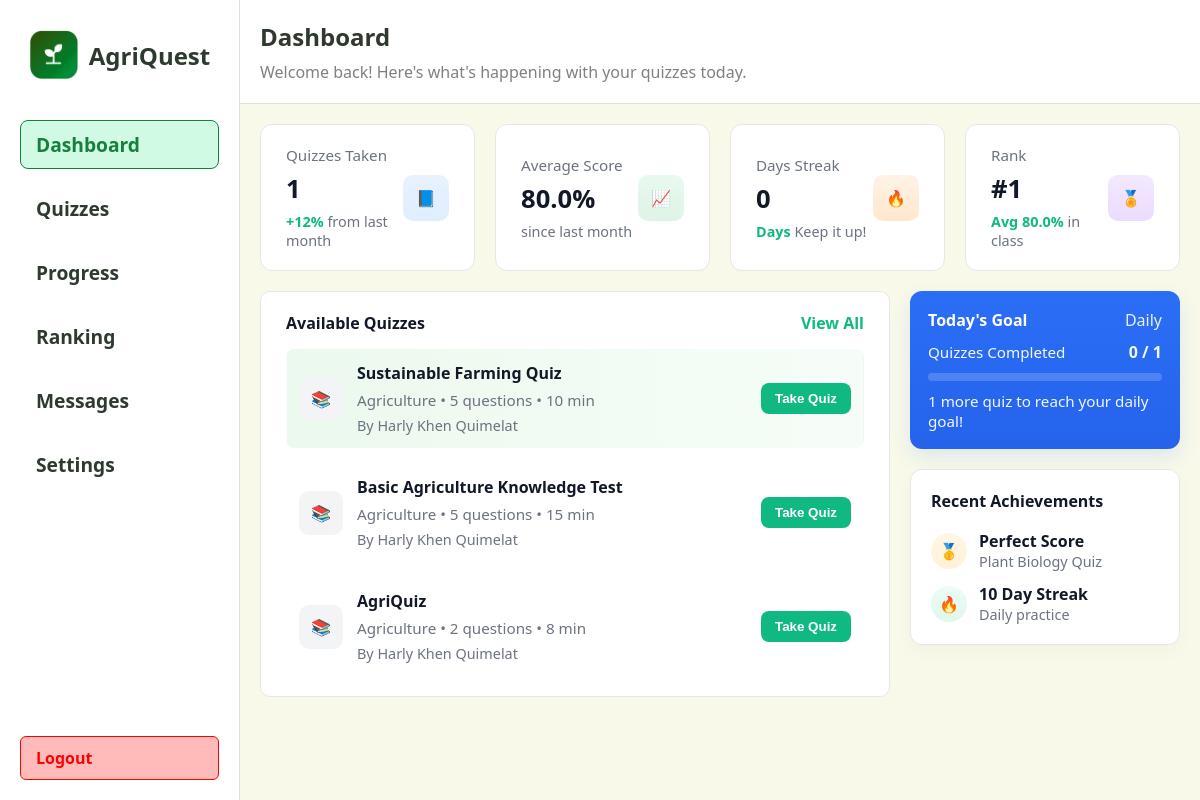
/student/dashboard (signed in), run on an earlier commit of the app's database.
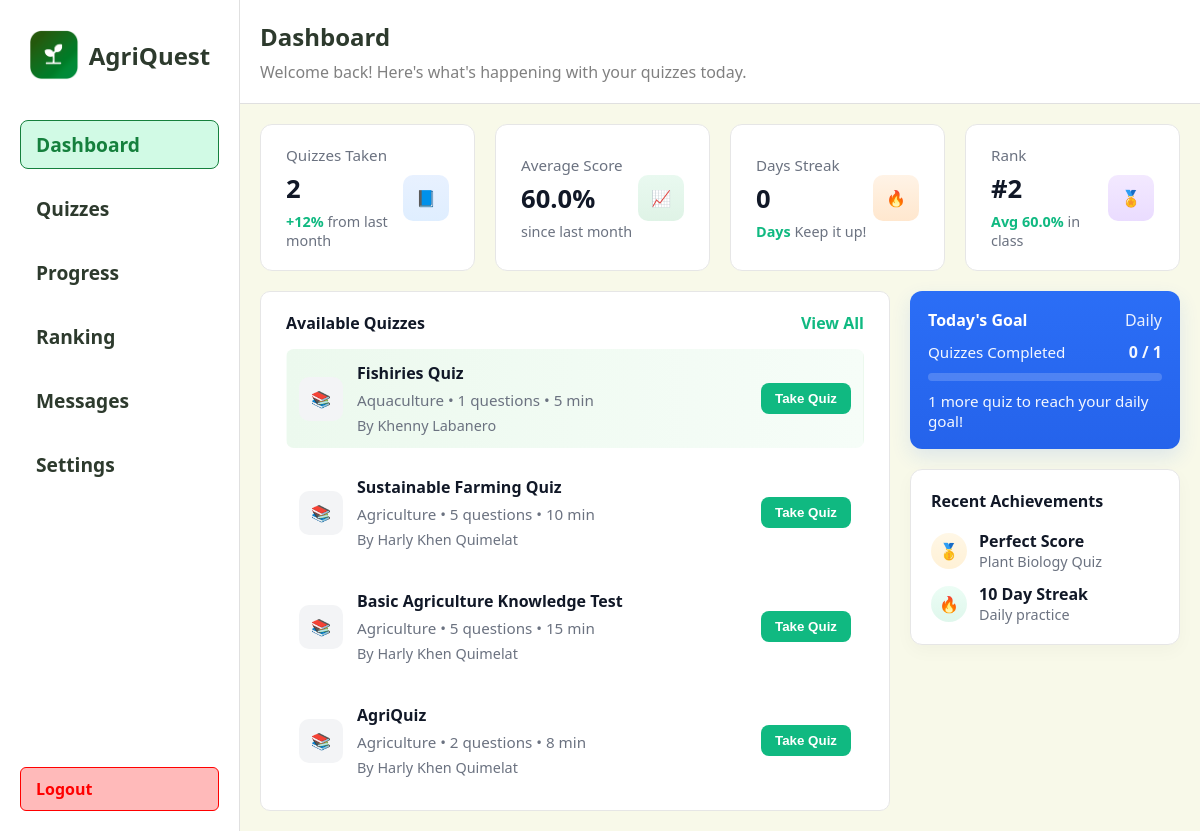
And on a later commit of the database.
### app/models.py (models this page shows, shortened)
class Quiz(db.Model):
	id = db.Column(db.Integer, primary_key=True)
	title = db.Column(db.String(200), nullable=False)
	description = db.Column(db.Text)
	time_limit = db.Column(db.Integer, default=0)  # minutes
	difficulty = db.Column(db.String(50))
	teacher_id = db.Column(db.Integer, db.ForeignKey('teacher.id'), nullable=True)
	subject_id = db.Column(db.Integer, db.ForeignKey('subject.id'), nullable=True)
	questions = db.relationship('Question', backref='quiz', cascade='all, delete-orphan', lazy=True)
	created_at = db.Column(db.DateTime, nullable=False, default=db.func.now())

class Subject(db.Model):
	id = db.Column(db.Integer, primary_key=True)
	name = db.Column(db.String(120), unique=True, nullable=False)
	code = db.Column(db.String(20), unique=True)
	description = db.Column(db.Text)
	category = db.Column(db.String(50))
	grade_level = db.Column(db.String(20))
	quizzes = db.relationship('Quiz', backref='subject', lazy=True)

class Teacher(db.Model):
	id = db.Column(db.Integer, primary_key=True)
	name = db.Column(db.String(100), nullable=False)
	email = db.Column(db.String(120), unique=True, nullable=False)
	password_hash = db.Column(db.String(128), nullable=False)
	quizzes = db.relationship('Quiz', backref='teacher', lazy=True)

### app/routes.py (the view)
@main.route("/student/dashboard")
def student_dashboard():
    from .models import Quiz, Teacher
    quizzes = Quiz.query.order_by(Quiz.created_at.desc()).limit(10).all()
    student_id = session.get('student_id')
    student = None
    daily_goal = 1
    completed_today = 0
    if student_id:
        student = Student.query.filter_by(id=student_id).first()
        if student:
            try:
                daily_goal = int(student.daily_goal or 1)
            except Exception:
                daily_goal = 1
        try:
            from datetime import datetime, timedelta
            now = datetime.utcnow()
            since = now - timedelta(days=1)
            completed_today = QuizAttempt.query.filter(QuizAttempt.student_id == student_id, QuizAttempt.completed_at != None, QuizAttempt.completed_at >= since).count()
        except Exception:
            completed_today = 0
    quizzes_taken = 0
    if student_id:
        try:
            quizzes_taken = QuizAttempt.query.filter(QuizAttempt.student_id == student_id, QuizAttempt.completed_at != None).count()
        except Exception:
            quizzes_taken = 0
    avg_score = None
    if student_id:
        try:
            avg_val = db.session.query(func.avg(QuizAttempt.percent)).filter(QuizAttempt.student_id == student_id, QuizAttempt.completed_at != None, QuizAttempt.percent != None).scalar()
            if avg_val is not None:
                try:
                    avg_score = round(float(avg_val), 1)
                except Exception:
                    avg_score = None
        except Exception:
            avg_score = None
        days_streak = 0
        if student_id:
            try:
                attempts = (
                    QuizAttempt.query.filter(QuizAttempt.student_id == student_id, QuizAttempt.completed_at != None)
                    .with_entities(QuizAttempt.completed_at)
                    .order_by(QuizAttempt.completed_at.desc())
                    .all()
                )
                completed_dates = set()
                for (dt,) in attempts:
                    if dt is None:
                        continue
                    try:
                        d = dt.date()
                    except Exception:
                        continue
                    completed_dates.add(d)
                today = datetime.utcnow().date()
                cur = today
                streak = 0
                while cur in completed_dates:
                    streak += 1
                    cur = cur - timedelta(days=1)
                days_streak = streak
            except Exception:
                days_streak = 0
        current_student_rank = None
        current_student_avg = None
        try:
            averages = (
                db.session.query(
                    Student.id.label('student_id'),
                    func.avg(QuizAttempt.percent).label('avg_percent')
                )
                .join(QuizAttempt, QuizAttempt.student_id == Student.id)
                .filter(QuizAttempt.completed_at != None, QuizAttempt.percent != None)
                .group_by(Student.id)
                .order_by(func.avg(QuizAttempt.percent).desc())
                .all()
            )
            last_score = None
            dense_rank = 0
            for row in averages:
                avg = float(row.avg_percent) if row.avg_percent is not None else 0.0
                if last_score is None or avg != last_score:
                    dense_rank += 1
                last_score = avg
                if row.student_id == student_id:
                    current_student_rank = dense_rank
                    current_student_avg = round(avg, 1)
                    break
        except Exception:
            current_student_rank = None
            current_student_avg = None
        return render_template("student/dashboard.html", quizzes=quizzes, daily_goal=daily_goal, daily_completed=completed_today, quizzes_taken=quizzes_taken, avg_score=avg_score, days_streak=days_streak, current_student_rank=current_student_rank, current_student_avg=current_student_avg)

### app/templates/student/dashboard.html (shortened to what the changed rows need)
<!DOCTYPE html>
<html lang="en">
  <head>
    <link rel="stylesheet" href="{{ url_for('static', filename='css/animations.css') }}" />
  </head>
  <body>
    <div class="right">
      <div class="stats">
    <div class="total-quizzes">
          <div class="stat-left">
            <div class="stat-title">Quizzes Taken</div>
      <div class="stat-value">{{ quizzes_taken if quizzes_taken is not none else 0 }}</div>
            <div class="stat-delta">
              +12%
              <span style="color: #6b7280; font-weight: 500"
                >from last month</span
              >
            </div>
          </div>
        </div>
        <div class="active-subjects">
          <div class="stat-left">
            <div class="stat-title">Average Score</div>
            <div class="stat-value">{% if avg_score is not none %}{{ avg_score }}%{% else %}N/A{% endif %}</div>
            <div class="stat-delta" style="color: #10b981">
              {% if avg_score is not none %}
                {% set improvement = '' %}
                <span style="color: #6b7280; font-weight: 500">since last month</span>
              {% else %}
                <span style="color: #6b7280; font-weight: 500">No scores yet</span>
              {% endif %}
            </div>
          </div>
        </div>
        <div class="avg-score">
          <div class="stat-left">
            <div class="stat-title">Rank</div>
            <div class="stat-value">{% if current_student_rank %}#{{ current_student_rank }}{% else %}—{% endif %}</div>
            <div class="stat-delta" style="color: #10b981">
              {% if current_student_avg is not none %}Avg {{ current_student_avg }}%{% else %}No score yet{% endif %}
              <span style="color: #6b7280; font-weight: 500">in class</span>
            </div>
          </div>
        </div>
      </div>
      <div class="section">
        <div class="section-left">
          <div class="available-quizzes">
            {% if quizzes %}
              {% for quiz in quizzes %}
                <div class="quiz-item {% if loop.first %}featured{% endif %}" style="border: 1px solid transparent">
                  <div class="quiz-icon" style="background: #f3f4f6; color: #111827;">
                    📚
                  </div>
                  <div class="quiz-meta">
                    <div class="quiz-title">{{ quiz.title }}</div>
                    <div class="quiz-desc">
                      {% if quiz.subject %}{{ quiz.subject.name }} • {% endif %}
                      {{ quiz.questions|length }} questions • {{ quiz.time_limit }} min
                    </div>
                    <div style="color: #6b7280; font-size: 0.9rem; margin-top: 6px">
                      {% if quiz.teacher_id and quiz.teacher %}By {{ quiz.teacher.name}}{% else %}By Unknown{% endif %}
                    </div>
                  </div>
                  <div>
                    <a href="{{ url_for('main.student_take_quiz', quiz_id=quiz.id) }}" style="text-decoration: none;">
                      <button class="btn green" type="button">Take Quiz</button>
                    </a>
                  </div>
                </div>
              {% endfor %}
            {% else %}
              <div>
                <a href="{{ url_for('main.student_quizzes') }}" style="color: #6b7280; text-decoration: none; font-weight: 700">No available quizzes at the moment. View all quizzes</a>
              </div>
            {% endif %}
          </div>
        </div>
            {% set dg = daily_goal if daily_goal is not none else 1 %}
            {% set dc = daily_completed if daily_completed is not none else 0 %}
            {% set dg_safe = dg if dg > 0 else 0 %}
            {% if dg_safe and dg_safe > 0 %}
              {% set pct = (dc * 100 / dg_safe)|round(0) if dg_safe > 0 else 0 %}
            {% else %}
              {% set pct = 0 %}
            {% endif %}
      </div>
    </div>
  </body>
</html>

What changed in the data, as far as the page shows it:
added Quiz: title "Fishiries Quiz", subject.name "Aquaculture", questions|length "1", time_limit "5", teacher.name "Khenny Labanero"
Also different on the page:
{{ quizzes_taken if quizzes_taken is not none else 0 }}: "1" → "2"
{{ avg_score }}: "80.0" → "60.0"
{{ current_student_rank }}: "1" → "2"
{{ current_student_avg }}: "80.0" → "60.0"
